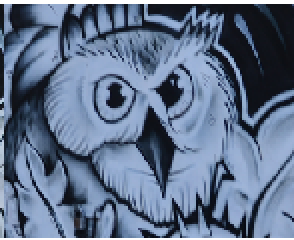
#> input picture Project 3/image_3.png, 147 x 120 px (shown 2 times larger)
$ jupyter execute project3.ipynb   (shell and % lines are left out)
#> lines starting #> are read from the running program, lines starting #| are printed output that depends on the picture
# Image Mosaicking with Homography

This notebook demonstrates image mosaicking using homography transformations. We'll:
1. Compute homography matrices from point correspondences
2. Warp images to align them
3. Create seamless mosaics using different blending techniques

## 1. Setup and Imports

Import necessary libraries for image processing, homography computation, and visualization.

[cell 1]
import numpy as np
import matplotlib.pyplot as plt
import cv2

## 2. Homography Computation

The homography matrix H maps points from one image plane to another. We use the Direct Linear Transform (DLT) algorithm with SVD to compute H from point correspondences.

[cell 2]
def compute_homography(image1points, image2points):
    """
    Computes the homography matrix H that maps points from image1 to image2.

    Parameters:
    -----------
    image1points : numpy array of shape (N, 2)
        Points from the first image
    image2points : numpy array of shape (N, 2)
        Corresponding points from the second image

    Returns:
    --------
    H : numpy array of shape (3, 3)
        Homography matrix
    """
    # Check that we have at least 4 point correspondences
    n_points = len(image1points)
    if n_points < 4:
        raise ValueError("At least 4 point correspondences are required")

    # Build the A matrix for the DLT (Direct Linear Transform) algorithm
    # Each point correspondence gives us 2 equations
    A = np.zeros((2 * n_points, 9))

    for i in range(n_points):
        x1, y1 = image1points[i]
        x2, y2 = image2points[i]

        # First equation: -x2 = -h11*x1 - h12*y1 - h13 + h31*x1*x2 + h32*y1*x2 + h33*x2
        # Rearranged: h11*x1 + h12*y1 + h13 - h31*x1*x2 - h32*y1*x2 - h33*x2 = 0
        A[2*i, 0] = x1
        A[2*i, 1] = y1
        A[2*i, 2] = 1
        A[2*i, 3] = 0
        A[2*i, 4] = 0
        A[2*i, 5] = 0
        A[2*i, 6] = -x1 * x2
        A[2*i, 7] = -y1 * x2
        A[2*i, 8] = -x2

        # Second equation: -y2 = -h21*x1 - h22*y1 - h23 + h31*x1*y2 + h32*y1*y2 + h33*y2
        # Rearranged: h21*x1 + h22*y1 + h23 - h31*x1*y2 - h32*y1*y2 - h33*y2 = 0
        A[2*i+1, 0] = 0
        A[2*i+1, 1] = 0
        A[2*i+1, 2] = 0
        A[2*i+1, 3] = x1
        A[2*i+1, 4] = y1
        A[2*i+1, 5] = 1
        A[2*i+1, 6] = -x1 * y2
        A[2*i+1, 7] = -y1 * y2
        A[2*i+1, 8] = -y2

    # Solve using SVD (Total Least Squares approach)
    # We want to find h such that A*h = 0, i.e., h is in the null space of A
    _, _, Vt = np.linalg.svd(A)

    # The solution is the last column of V (last row of Vt)
    # This corresponds to the eigenvector with the smallest eigenvalue
    h = Vt[-1, :]

    # Reshape to 3x3 matrix
    H = h.reshape(3, 3)

    # Normalize the homography matrix (so H[2,2] = 1)
    H = H / H[2, 2]

    return H

## 3. Load and Display Images

Load the two images that we want to create a mosaic from.

[cell 3]
# Load the two images
img1 = plt.imread('image_3.png')
#> img1 is the input picture: shape (120, 147, 4) float32; mean R, G, B, A 0.384, 0.451, 0.554, 1
img2 = plt.imread('image_4.png')
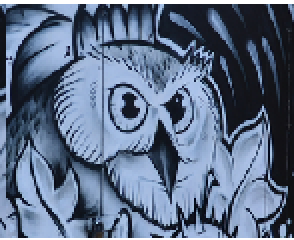
#> input picture Project 3/image_4.png, 147 x 120 px (shown 2 times larger)
#> img2 is the input picture: shape (120, 147, 4) float32; mean R, G, B, A 0.372, 0.436, 0.536, 1

# Display both images
fig, axes = plt.subplots(1, 2, figsize=(12, 6))
axes[0].imshow(img1)
axes[0].set_title('Image 3 - Click points here first')
axes[0].axis('off')
axes[1].imshow(img2)
axes[1].set_title('Image 4 - Click corresponding points here')
axes[1].axis('off')
plt.tight_layout()
plt.show()

If you haven't selected correspondence points yet, run the cell below to interactively click corresponding points on both images. This will create the `correspondence_points.npz` file that is loaded in the next section.

**Note:** You need to click at least 4 corresponding points on both images. Click them in the same order on both images.

[cell 4]
# Run the click_points.py script to select correspondence points
# This will open interactive windows where you can click points on both images

## 4. Load Point Correspondences

Load the correspondence points that were previously selected using the `click_points.py` script (run the cell above if you haven't done this yet). These points define matching features between the two images.

[cell 5]
# Load point correspondences from the .npz file
# (Points were collected using the click_points.py script)
data = np.load('correspondence_points.npz')
#> (reads Project 3/correspondence_points.npz from the repository)
image1points = data['image1points']
image2points = data['image2points']

# Visualize the correspondence points on both images
fig, axes = plt.subplots(1, 2, figsize=(16, 8))

# Display Image 3 with points
axes[0].imshow(img1)
axes[0].scatter(image1points[:, 0], image1points[:, 1], c='red', s=150, marker='o',
                edgecolors='yellow', linewidths=3, label='Correspondence points', zorder=5)
# Add point numbers
for i, point in enumerate(image1points):
    axes[0].annotate(f'{i+1}', (point[0], point[1]), fontsize=14, color='yellow',
                     weight='bold', xytext=(8, 8), textcoords='offset points',
                     bbox=dict(boxstyle='round,pad=0.3', facecolor='red', alpha=0.7))
axes[0].set_title('Image 3 - Correspondence Points', fontsize=14, fontweight='bold')
axes[0].axis('off')
axes[0].legend(loc='upper right', fontsize=10)

# Display Image 4 with points
axes[1].imshow(img2)
axes[1].scatter(image2points[:, 0], image2points[:, 1], c='red', s=150, marker='o',
                edgecolors='yellow', linewidths=3, label='Correspondence points', zorder=5)
# Add point numbers
for i, point in enumerate(image2points):
    axes[1].annotate(f'{i+1}', (point[0], point[1]), fontsize=14, color='yellow',
                     weight='bold', xytext=(8, 8), textcoords='offset points',
                     bbox=dict(boxstyle='round,pad=0.3', facecolor='red', alpha=0.7))
axes[1].set_title('Image 4 - Correspondence Points', fontsize=14, fontweight='bold')
axes[1].axis('off')
axes[1].legend(loc='upper right', fontsize=10)

plt.tight_layout()
plt.show()

## 5. Compute Homography Matrix

Compute the homography matrix H that transforms points from Image 3 to Image 4.

[cell 6]
# Compute the homography matrix
H = compute_homography(image1points, image2points)


print(H)

## 6. Verify Homography Accuracy

Apply the computed homography to the original points and compare with the target points to measure reprojection error.

[cell 7]
# Verify the homography by transforming image1points and comparing with image2points
def apply_homography(points, H):
    """
    Applies homography H to a set of points.

    Parameters:
    -----------
    points : numpy array of shape (N, 2)
        Points to transform
    H : numpy array of shape (3, 3)
        Homography matrix

    Returns:
    --------
    transformed_points : numpy array of shape (N, 2)
        Transformed points
    """
    # Convert to homogeneous coordinates
    ones = np.ones((len(points), 1))
    points_homogeneous = np.hstack([points, ones])

    # Apply homography
    transformed_homogeneous = (H @ points_homogeneous.T).T

    # Convert back to Cartesian coordinates
    transformed_points = transformed_homogeneous[:, :2] / transformed_homogeneous[:, 2:3]

    return transformed_points

[cell 8]
# Transform image1points using the computed homography
transformed_points = apply_homography(image1points, H)

# Compute reprojection error
errors = np.linalg.norm(image2points - transformed_points, axis=1)
mean_error = np.mean(errors)
max_error = np.max(errors)

print(f"Mean reprojection error: {mean_error:.2f} pixels")
print(f"Max reprojection error: {max_error:.2f} pixels")

## 7. Image Warping

Warp Image 3 using the computed homography to align it with Image 4.

[cell 9]
# Optional: Warp image1 using the homography to align with image2

def warp_image(image, H, output_shape=None):
    """
    Warps an image using a homography matrix.

    Parameters:
    -----------
    image : numpy array
        Input image to warp
    H : numpy array of shape (3, 3)
        Homography matrix
    output_shape : tuple (height, width), optional
        Output image shape. If None, uses input image shape.

    Returns:
    --------
    warped_image : numpy array
        Warped image
    """
    if output_shape is None:
        h, w = image.shape[:2]
    else:
        h, w = output_shape

    # Create coordinate grid
    y_coords, x_coords = np.mgrid[0:h, 0:w]

    # Flatten coordinates
    coords = np.stack([x_coords.flatten(), y_coords.flatten(), np.ones(h*w)])

    # Apply inverse homography to find source coordinates
    H_inv = np.linalg.inv(H)
    source_coords = (H_inv @ coords).T
    source_coords = source_coords[:, :2] / source_coords[:, 2:3]

    # Reshape to image coordinates
    source_x = source_coords[:, 0].reshape(h, w)
    source_y = source_coords[:, 1].reshape(h, w)

    # Interpolate pixel values using OpenCV
    if len(image.shape) == 3:
        warped = cv2.remap(image,
                           source_x.astype(np.float32),
                           source_y.astype(np.float32),
                           cv2.INTER_LINEAR,
                           borderMode=cv2.BORDER_CONSTANT)
    else:
        warped = cv2.remap(image,
                           source_x.astype(np.float32),
                           source_y.astype(np.float32),
                           cv2.INTER_LINEAR,
                           borderMode=cv2.BORDER_CONSTANT)

    return warped

[cell 10]
# Warp image1 to align with image2
img1_warped = warp_image(img1, H, output_shape=img2.shape[:2])
#> in warp_image, `warped = cv2.remap(image, source_x.astype(np.float32), source_y.astype..`:
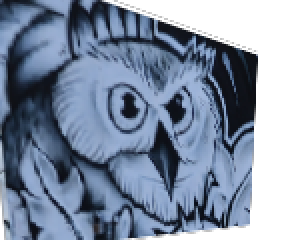
#> warped: shape (120, 147, 4) float32 (shown 2 times larger); mean R, G, B, A 0.3, 0.355, 0.439, 0.798; transparent parts drawn white

# Display results
fig, axes = plt.subplots(1, 3, figsize=(18, 6))
axes[0].imshow(img1)
axes[0].set_title('Original Image 3')
axes[0].axis('off')

axes[1].imshow(img1_warped)
axes[1].set_title('Warped Image 3 (aligned to Image 4)')
axes[1].axis('off')

axes[2].imshow(img2)
axes[2].set_title('Image 4 (reference)')
axes[2].axis('off')

plt.tight_layout()
plt.show()

[cell 11]
def compute_mosaic_bbox(images, homographies):
    """
    Computes the bounding box that contains all warped images.

    Parameters:
    -----------
    images : list of numpy arrays
        List of input images
    homographies : list of numpy arrays
        List of homography matrices (one per image, or None for unwarped image)

    Returns:
    --------
    bbox : tuple (min_x, min_y, max_x, max_y)
        Bounding box coordinates
    offset : tuple (offset_x, offset_y)
        Offset to apply to make coordinates non-negative
    """
    all_corners = []

    for img, H in zip(images, homographies):
        h, w = img.shape[:2]
        # Get image corners
        corners = np.array([[0, 0], [w, 0], [w, h], [0, h]], dtype=np.float32)

        if H is not None:
            # Transform corners using homography
            corners_homogeneous = np.hstack([corners, np.ones((4, 1))])
            transformed = (H @ corners_homogeneous.T).T
            transformed = transformed[:, :2] / transformed[:, 2:3]
            all_corners.append(transformed)
        else:
            all_corners.append(corners)

    all_corners = np.vstack(all_corners)

    min_x, min_y = np.floor(all_corners.min(axis=0)).astype(int)
    max_x, max_y = np.ceil(all_corners.max(axis=0)).astype(int)

    offset_x = -min_x if min_x < 0 else 0
    offset_y = -min_y if min_y < 0 else 0

    return (min_x, min_y, max_x, max_y), (offset_x, offset_y)

[cell 12]
def create_alpha_mask(shape, feather_width=50):
    """
    Creates an alpha mask with feathering at the edges.

    Parameters:
    -----------
    shape : tuple (height, width)
        Shape of the mask
    feather_width : int
        Width of the feathering region in pixels

    Returns:
    --------
    alpha : numpy array
        Alpha mask with values between 0 and 1
    """
    h, w = shape
    alpha = np.ones((h, w), dtype=np.float32)

    # Create distance maps from edges
    y_coords, x_coords = np.mgrid[0:h, 0:w]

    # Distance from each edge
    dist_top = y_coords
    dist_bottom = h - y_coords
    dist_left = x_coords
    dist_right = w - x_coords

    # Find minimum distance to any edge
    dist_to_edge = np.minimum(np.minimum(dist_top, dist_bottom),
                              np.minimum(dist_left, dist_right))

    # Apply feathering: linear falloff in the feather region
    mask = np.clip(dist_to_edge / feather_width, 0, 1)

    return mask

## 8. Mosaic Creation

Create a seamless mosaic by blending the warped images together. We'll use weighted averaging with feathering to create smooth transitions.

**Note:** Make sure to run the cells above (especially Cell 20 with `create_alpha_mask` and `compute_mosaic_bbox`) before running the mosaic creation functions.

[cell 13]
def create_mosaic(images, homographies, reference_idx=0, feather_width=50):
    """
    Creates a mosaic by blending multiple images with weighted averaging.

    Parameters:
    -----------
    images : list of numpy arrays
        List of input images (can be RGB or RGBA, values in [0, 1] or [0, 255])
    homographies : list of numpy arrays or None
        List of homography matrices for backward mapping (inverse transforms).
        None means the image is not warped.
        If reference_idx is set, that image's homography should be None.
    reference_idx : int
        Index of the reference image (unwarped)
    feather_width : int
        Width of feathering region for blending

    Returns:
    --------
    mosaic : numpy array
        Final blended mosaic (uint8, values in [0, 255])
    """
    # Normalize images to [0, 255] range and handle RGBA
    normalized_images = []
    for i, img in enumerate(images):
        # Handle RGBA: convert to RGB by discarding alpha or using alpha blending
        if img.shape[2] == 4:
            # Use RGB channels only (discard alpha)
            img = img[:, :, :3]

        # Normalize to [0, 255] range
        # Check if values are in [0, 1] range (allowing for small floating point errors)
        img_max = img.max()
        if img_max <= 1.0 + 1e-6:
            # Values are in [0, 1] range, scale to [0, 255]
            img = (img * 255.0).astype(np.float32)
        else:
            # Values are already in [0, 255] range (or higher), just ensure float32
            img = img.astype(np.float32)

        # Ensure values are in [0, 255] range
        img = np.clip(img, 0, 255)

        normalized_images.append(img)

    images = normalized_images
    # For bbox computation, we need forward transformations (where corners end up)
    # So we invert the homographies if they're provided
    forward_homographies = []
    for H in homographies:
        if H is not None:
            forward_homographies.append(np.linalg.inv(H))
        else:
            forward_homographies.append(None)

    # Compute bounding box for the mosaic using forward transformations
    bbox, offset = compute_mosaic_bbox(images, forward_homographies)
    min_x, min_y, max_x, max_y = bbox
    offset_x, offset_y = offset

    # Calculate output dimensions
    # The bbox gives us the range, and offset tells us how much to shift
    # Output size = range + 1 (to include both endpoints)
    out_w = int(max_x - min_x + 1)
    out_h = int(max_y - min_y + 1)

    # Initialize output arrays (images are now guaranteed to be RGB, 3 channels)
    mosaic = np.zeros((out_h, out_w, 3), dtype=np.float32)
    weight_sum = np.zeros((out_h, out_w), dtype=np.float32)

    # Process each image
    for i, (img, H) in enumerate(zip(images, homographies)):
        h, w = img.shape[:2]

        # Create coordinate grid for output
        y_coords, x_coords = np.mgrid[0:out_h, 0:out_w]

        if H is not None:
            # For warped images: adjust coordinates to get coordinates in output/reference space
            # Then transform to source image space using inverse homography
            x_coords_adj = x_coords - offset_x
            y_coords_adj = y_coords - offset_y

            # Transform coordinates using inverse homography (H is already the inverse for backward mapping)
            coords = np.stack([x_coords_adj.flatten(), y_coords_adj.flatten(), np.ones(out_h * out_w)])
            source_coords = (H @ coords).T
            source_coords = source_coords[:, :2] / source_coords[:, 2:3]

            source_x = source_coords[:, 0].reshape(out_h, out_w)
            source_y = source_coords[:, 1].reshape(out_h, out_w)
        else:
            # For reference image: it's at (offset_x, offset_y) in the output coordinate system
            # Output coordinate (offset_x, offset_y) corresponds to image coordinate (0, 0)
            # So: image_coord = output_coord - offset
            source_x = x_coords - offset_x
            source_y = y_coords - offset_y

        # Create mask for valid pixels (within image bounds)
        valid_mask = (source_x >= 0) & (source_x < w) & (source_y >= 0) & (source_y < h)

        # Warp the image (img is now guaranteed to be 3-channel RGB)
        warped = np.zeros((out_h, out_w, 3), dtype=np.float32)
        for c in range(3):
            warped[:, :, c] = cv2.remap(img[:, :, c],
                                        source_x.astype(np.float32),
                                        source_y.astype(np.float32),
                                        cv2.INTER_LINEAR,
                                        borderMode=cv2.BORDER_CONSTANT)

        # Create alpha mask with feathering
        alpha = create_alpha_mask((h, w), feather_width)

        # Warp the alpha mask
        alpha_warped = cv2.remap(alpha,
                                source_x.astype(np.float32),
                                source_y.astype(np.float32),
                                cv2.INTER_LINEAR,
                                borderMode=cv2.BORDER_CONSTANT)

        # Apply valid mask
        alpha_warped = alpha_warped * valid_mask

        # Accumulate weighted image (img is now guaranteed to be 3-channel RGB)
        for c in range(3):
            mosaic[:, :, c] += warped[:, :, c] * alpha_warped

        weight_sum += alpha_warped

    # Normalize by weight sum (avoid division by zero)
    weight_sum = np.maximum(weight_sum, 1e-10)
    for c in range(3):
        mosaic[:, :, c] /= weight_sum

    # Convert to uint8 (values should already be in [0, 255] range)
    mosaic = np.clip(mosaic, 0, 255).astype(np.uint8)

    return mosaic

[cell 14]
# Create mosaic: Leave image2 unwarped, warp image1 into image2's projection
# We need the inverse homography to warp image1 into image2's space
H_inv = np.linalg.inv(H)

# Create the mosaic
# images: [img1, img2]
# homographies: [H_inv (to warp img1), None (img2 is reference/unwarped)]
mosaic = create_mosaic([img1, img2], [H_inv, None], reference_idx=1, feather_width=50)
#> the loop in create_mosaic, `for i, img in enumerate(images):` made 2 passes
#> img_max on passes 1 to 2: 1, 1
#> after the loop in create_mosaic, `for i, img in enumerate(images):`: normalized_images = 2 items
#> the loop in create_mosaic, `for H in homographies:` made 2 passes
#> H on pass 2: None
#> the loop in compute_mosaic_bbox, `for img, H in zip(images, homographies):` made 2 passes
#> (h, w, corners, corners_homogeneous) on pass 1: (120, 147, [[0, 0], [147, 0], [147, 120], [0, 120]], [[0, 0, 1], [147, 0, 1], [147, 120, 1], [0, 120, 1]])
#> after the loop in compute_mosaic_bbox, `for img, H in zip(images, homographies):`: all_corners = [[[-11.02, -23.87], [128.7, 26.02], [124.6, 112.8], [3.76, 127.4]], [[0, 0], [147, 0], [147, 120], [0, 120]]]
#> in compute_mosaic_bbox, `all_corners = np.vstack(all_corners)`: all_corners = [[-11.02, -23.87], [128.7, 26.02], [124.6, 112.8], [3.76, 127.4], [0, 0], [147, 0], [147, 120], [0, 120]]
#> in compute_mosaic_bbox, `min_x, min_y = np.floor(all_corners.min(axis=0)).astype(int)`: min_x = -12; min_y = -24
#> in compute_mosaic_bbox, `max_x, max_y = np.ceil(all_corners.max(axis=0)).astype(int)`: max_x = 147; max_y = 128
#> in compute_mosaic_bbox, `offset_x = -min_x if min_x < 0 else 0`: offset_x = 12
#> in compute_mosaic_bbox, `offset_y = -min_y if min_y < 0 else 0`: offset_y = 24
#> in create_mosaic, `bbox, offset = compute_mosaic_bbox(images, forward_homographies)`: bbox = (-12, -24, 147, 128); offset = (12, 24)
#> in create_mosaic, `min_x, min_y, max_x, max_y = bbox`: min_x = -12; min_y = -24; max_x = 147; max_y = 128
#> in create_mosaic, `offset_x, offset_y = offset`: offset_x = 12; offset_y = 24
#> in create_mosaic, `out_w = int(max_x - min_x + 1)`: out_w = 160
#> in create_mosaic, `out_h = int(max_y - min_y + 1)`: out_h = 153
#> the loop in create_mosaic, `for i, (img, H) in enumerate(zip(images, homographies)):` made 2 passes
#> pass 1, in create_mosaic, `y_coords, x_coords = np.mgrid[0:out_h, 0:out_w]`:
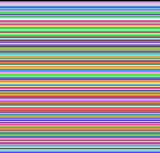
#> y_coords: shape (153, 160) int64; 153 distinct labels, from 0 to 152; one colour per label, 0 black
#> pass 1, in create_mosaic, `y_coords, x_coords = np.mgrid[0:out_h, 0:out_w]`:
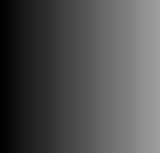
#> x_coords: shape (153, 160) int64; min 0, max 159, mean 79.5
#> pass 1, in create_mosaic, `x_coords_adj = x_coords - offset_x`:
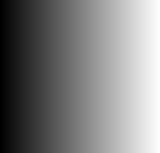
#> x_coords_adj: shape (153, 160) int64; min -12, max 147, mean 67.5; drawn with min black and max white
#> pass 1, in create_mosaic, `y_coords_adj = y_coords - offset_y`:
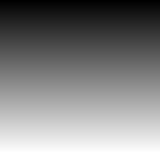
#> y_coords_adj: shape (153, 160) int64; min -24, max 128, mean 52; drawn with min black and max white
#> after the loop in create_mosaic, `for i, (img, H) in enumerate(zip(images, homographies)):`:
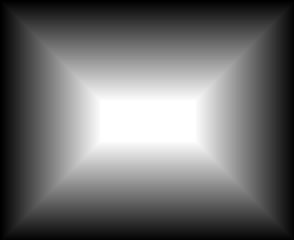
#> alpha: shape (120, 147) float64 (shown 2 times larger); min 0, max 1, mean 0.432
#> after the loop in create_mosaic, `for i, (img, H) in enumerate(zip(images, homographies)):`:
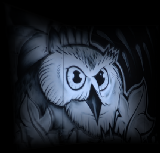
#> mosaic: shape (153, 160, 3) float32; mean of channels 0, 1, 2 58.1, 68.6, 84.9; drawn with min black and max white
#> after the loop in create_mosaic, `for i, (img, H) in enumerate(zip(images, homographies)):`:
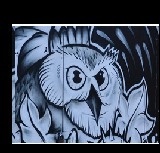
#> warped: shape (153, 160, 3) float32; mean of channels 0, 1, 2 68.4, 80.2, 98.5; drawn as R, G, B
#> after the loop in create_mosaic, `for i, (img, H) in enumerate(zip(images, homographies)):`:
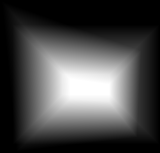
#> weight_sum: shape (153, 160) float32; min 0, max 2, mean 0.569; drawn with min black and max white
#> (the rest of the program and of its run is left out)
